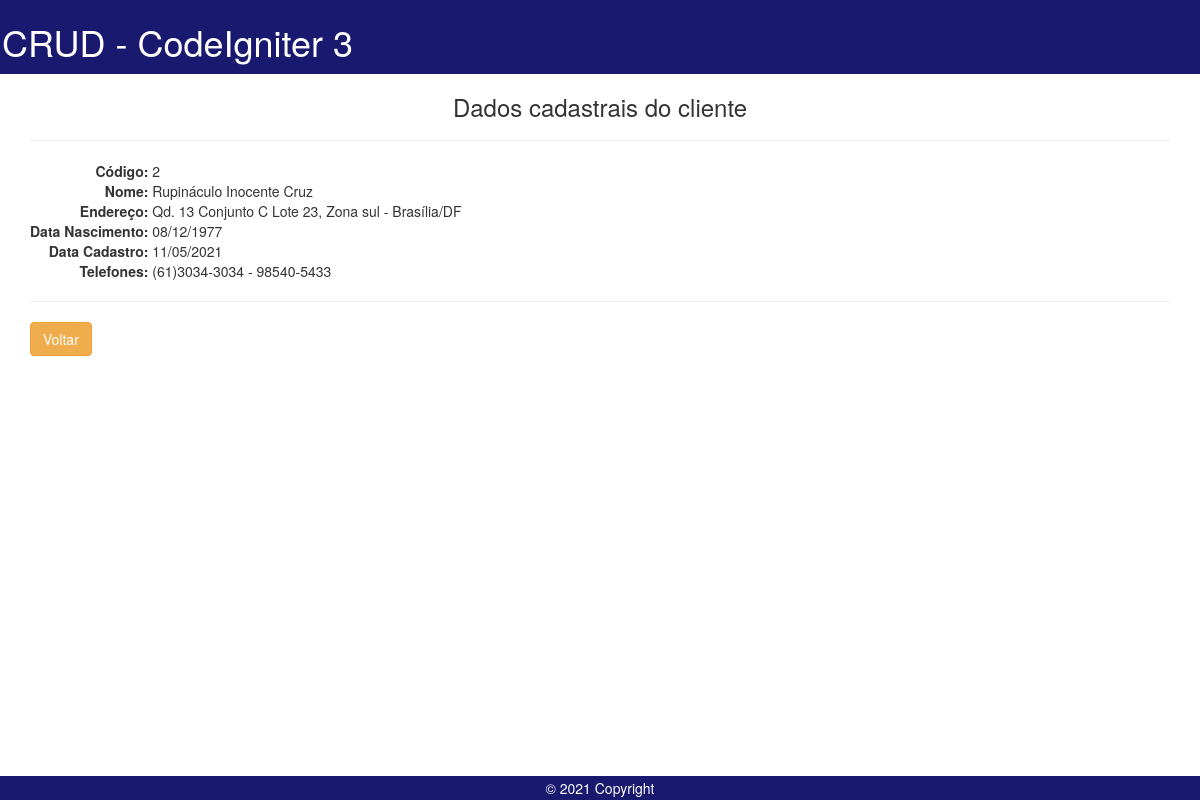
The page /index.php/Controller/visualizar?id=2 on the database its author committed.
### tables this page shows
CREATE TABLE `cliente` (
  `idcliente` int(11) NOT NULL auto_increment,
  `nome` varchar(150) default NULL,
  `endereco` varchar(150) default NULL,
  `bairro` varchar(60) default NULL,
  `cidade` varchar(60) default NULL,
  `uf` varchar(2) default NULL,
  `dt_cadastro` date default NULL,
  `dt_nascimento` date default NULL,
  `telefones` varchar(45) default NULL,
  PRIMARY KEY  (`idcliente`)
);

### application/libraries/Template.php (called while the page is built)
<?php if ( ! defined('BASEPATH')) exit('No direct script access allowed');
class Template {
		var $template_data = array();
		function set($name, $value)
		{
			$this->template_data[$name] = $value;
		}
		function load($template = '', $view = '' , $view_data = array(), $return = FALSE)
		{
			$this->CI =& get_instance();
			$this->set('contents', $this->CI->load->view($view, $view_data, TRUE));
			return $this->CI->load->view($template, $this->template_data, $return);
		}
}

### application/controllers/Controller.php (called while the page is built, shortened)
<?php
class Controller extends CI_Controller
{
	public function visualizar()
	{
		$idcliente = $_GET['id'];
		$cliente = $this->ControllerModel->findCliente($idcliente);
		$this->template->load('templates/template_padrao', 'visualiza_cliente', ['cliente' => $cliente]);
	}
}

### index.php (called while the page is built, shortened)
<?php
require_once BASEPATH.'core/CodeIgniter.php';

### application/models/ControllerModel.php (called while the page is built, shortened)
<?php
class ControllerModel extends CI_Model
{
    private $db;
    public function __construct()
    {
        $this->db = $this->load->database('default', true);
    }
    public function findCliente($id)
    {
        $query = $this->db->select(['*'])
            ->from('cliente')
            ->where('idcliente = ' . $id)
            ->get();
        return $query->result_array();
    }
}

### application/views/visualiza_cliente.php (the view, shortened to what this page needs)
<div class="container-fluid">
    <div class="text-center" style="margin-top: 10px;">
        <h3>Dados cadastrais do cliente</h3>
    </div>
    <hr>
    <table style="border: none;">
        <tr>
            <td style="text-align: right; font-weight: bold;">Código:&nbsp;</td>
            <td><?= $cliente[0]['idcliente']; ?></td>
        </tr>
        <tr>
            <td style="text-align: right; font-weight: bold;">Nome:&nbsp;</td>
            <td><?= $cliente[0]['nome']; ?></td>
        </tr>
        <tr>
            <td style="text-align: right; font-weight: bold;">Endereço:&nbsp;</td>
            <td><?= $cliente[0]['endereco'] . ', ' . $cliente[0]['bairro'] . ' - ' . $cliente[0]['cidade'] . '/' . $cliente[0]['uf']; ?></td>
        </tr>
        <tr>
            <td style="text-align: right; font-weight: bold;">Data Nascimento:&nbsp;</td>
            <td><?= date("d/m/Y", strtotime($cliente[0]['dt_nascimento'])); ?></td>
        </tr>
        <tr>
            <td style="text-align: right; font-weight: bold;">Data Cadastro:&nbsp;</td>
            <td><?= date("d/m/Y", strtotime($cliente[0]['dt_cadastro'])); ?></td>
        </tr>
        <tr>
            <td style="text-align: right; font-weight: bold;">Telefones:&nbsp;</td>
            <td><?= $cliente[0]['telefones']; ?></td>
        </tr>
    </table>
    <hr>
    <a href="#" OnClick="window.location = 'index'" class="btn btn-warning">Voltar</a>
</div>

### rows shown on the page
cliente: idcliente "2", nome "Rupináculo Inocente Cruz", endereco "Qd. 13 Conjunto C Lote 23", bairro "Zona sul", cidade "Brasília", uf "DF", dt_nascimento "08/12/1977", dt_cadastro "11/05/2021", telefones "(61)3034-3034 - 98540-5433"
